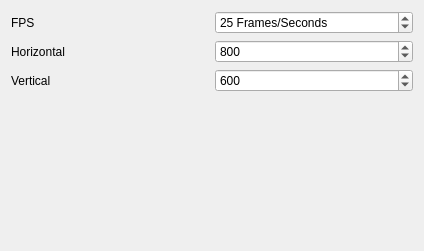
<?xml version="1.0" encoding="UTF-8"?>
<ui version="4.0">
 <class>VideoProjectPreferences</class>
 <widget class="QWidget" name="VideoProjectPreferences">
  <property name="geometry">
   <rect>
    <x>0</x>
    <y>0</y>
    <width>424</width>
    <height>251</height>
   </rect>
  </property>
  <property name="windowTitle">
   <string>Form</string>
  </property>
  <layout class="QGridLayout" name="gridLayout">
   <item row="0" column="0">
    <widget class="QLabel" name="FPSLabel">
     <property name="text">
      <string>FPS</string>
     </property>
    </widget>
   </item>
   <item row="0" column="1">
    <widget class="QSpinBox" name="FPSSpinBox">
     <property name="suffix">
      <string> Frames/Seconds</string>
     </property>
     <property name="minimum">
      <number>1</number>
     </property>
     <property name="maximum">
      <number>65536</number>
     </property>
     <property name="value">
      <number>25</number>
     </property>
    </widget>
   </item>
   <item row="1" column="1">
    <widget class="QSpinBox" name="HeightSpinBox">
     <property name="suffix">
      <string/>
     </property>
     <property name="minimum">
      <number>1</number>
     </property>
     <property name="maximum">
      <number>65536</number>
     </property>
     <property name="value">
      <number>800</number>
     </property>
    </widget>
   </item>
   <item row="1" column="0">
    <widget class="QLabel" name="FrameSizeLabel_4">
     <property name="text">
      <string>Horizontal</string>
     </property>
    </widget>
   </item>
   <item row="2" column="0">
    <widget class="QLabel" name="FrameSizeLabel_5">
     <property name="text">
      <string>Vertical</string>
     </property>
    </widget>
   </item>
   <item row="2" column="1">
    <widget class="QSpinBox" name="WidthSpinBox">
     <property name="suffix">
      <string/>
     </property>
     <property name="maximum">
      <number>65536</number>
     </property>
     <property name="value">
      <number>600</number>
     </property>
    </widget>
   </item>
   <item row="3" column="0" colspan="2">
    <spacer name="verticalSpacer">
     <property name="orientation">
      <enum>Qt::Vertical</enum>
     </property>
     <property name="sizeHint" stdset="0">
      <size>
       <width>20</width>
       <height>40</height>
      </size>
     </property>
    </spacer>
   </item>
  </layout>
 </widget>
 <resources/>
 <connections/>
</ui>
